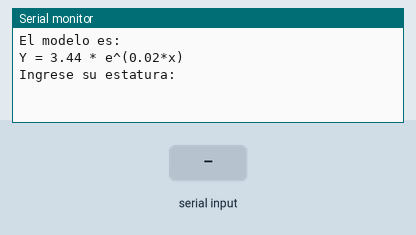
This sketch was run on a simulated Arduino Uno, built with avr-gcc and run on an emulated ATmega328P. Shown: the last lines printed to the serial monitor. The test bench sets the inputs (shaded band).

Above: at 1.2 s.
1.3 s: "90,45\n" received over Serial
At 3.2 s:
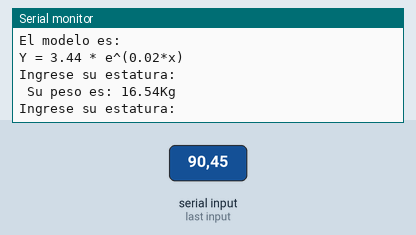
3.8 s: "30,150\n" received over Serial
At 5.2 s:
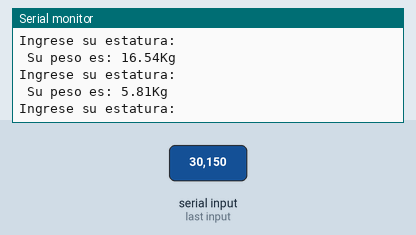

Measured:
- after the input at 1.3 s, the serial monitor: prints a new line after 1.0 s (image 1)
- after the input at 3.8 s, the serial monitor: prints a new line after 1.0 s (image 2)

The sketch:

BolaniosBolivar_DeberNo11.ino
```cpp
/*
 * Deber No 11
 * Bolivar Bolaños
 Capitulo: Aprendizaje de maquina-Regresion lineal
 objetivo: modelo de regresion lineal exponencial
*/
int matriz [14][2]={
  {170,67},
  {180,80},
  {170,65},
  {178,75},
  {160,55},
  {163,60},
  {165,63},
  {170,70},
  {164,62},
  {176,77},
  {164,60},
  {170,76},
  {170,56},
  {168,60},
};


int col = 0;
int fil = 0;
int Ex = 0;
float Ey1 = 0;
float Exy1 = 0;
long int Ex2 = 0;
long int Ex_2 = 0;
int n = 14;
float B;
String dato;
int estatura;
float peso;
float A;
float aux = 0;
float m1 = 0;

void setup() {
  Serial.begin(9600);
  for(;fil<n;fil++){
    Ex = Ex+matriz[fil][0];
    Ey1 = Ey1+log(matriz[fil][1]);
    Exy1 = Exy1+(matriz[fil][0]*log(matriz[fil][1]));
    Ex2 = Ex2+pow(matriz[fil][0],2);
  }
  Ex_2 = pow(Ex,2);
  aux = float(n*Exy1)-float(Ex*Ey1);
  m1 = n*Ex2-Ex_2;
  B = float(aux/m1);
  float my1 = Ey1/n;
  float mx = Ex/n;
  float Bmx = B*mx;
  float A1 = my1-Bmx;
  A = exp(A1);
  Serial.println("El modelo es: ");
  Serial.println(String("Y = ")+String(A)+String(" * ")+String("e^(")+String(B)+String("*x)"));
  Serial.println("Ingrese su estatura: ");
}

void loop() {
  if(Serial.available()>0){
    dato = Serial.readString();
    estatura = dato.toInt();
    peso = A*exp(B*estatura);
    Serial.println(String(" Su peso es: ")+String(peso)+String("Kg"));
    Serial.println("Ingrese su estatura: ");
  }
}
```
